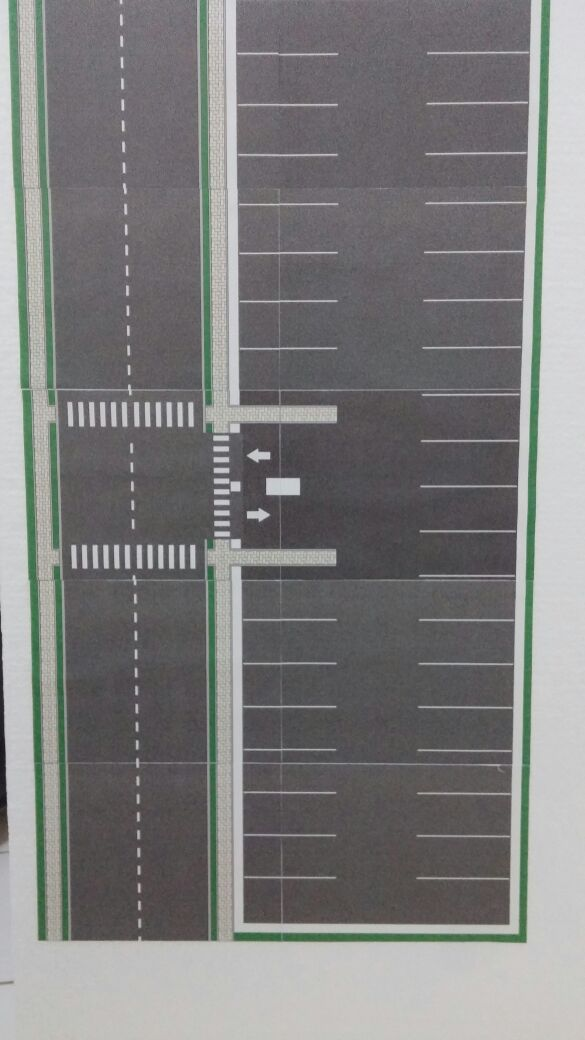
#> input picture test/identifier.jpg, 585 x 1040 px
$ python detecting_parking_lot_by_opencv.py identifier.jpg haarcascade_frontalface_default.xml   (older library calls are emulated)
#> lines starting #> are read from the running program, lines starting #| are printed output that depends on the picture; after the words box and inside, x2 and y2 are one past the last pixel; in counts of white or black regions, pixels touching at a corner belong together
"""
Source:
https://stackoverflow.com/questions/34959455/detect-parking-lot-by-opencv
"""

from __future__ import division
from collections import defaultdict
from collections import OrderedDict
from cv2 import line
import cv2
from matplotlib import pyplot as plt
from networkx.algorithms import swap
from numpy import mat
from skimage.exposure import exposure
import numpy as np
import imutils
from numpy.core.defchararray import rindex
import sys

def line(p1, p2):
    A = (p1[1] - p2[1])
    B = (p2[0] - p1[0])
    C = (p1[0]*p2[1] - p2[0]*p1[1])
    return A, B, -C

def intersection(L1, L2):
    D  = L1[0] * L2[1] - L1[1] * L2[0]
    Dx = L1[2] * L2[1] - L1[1] * L2[2]
    Dy = L1[0] * L2[2] - L1[2] * L2[0]
    if D != 0:
        x = Dx / D
        y = Dy / D
        return x,y
    else:
        return False

def comupteIntersect(hline,vline):
    hx1=hline[0];hy1=hline[1];hx2=hline[2];hy2=hline[3];
    vx3=vline[0];vy3=vline[1];vx4=vline[2];vy4=vline[3];


    return 0;

input = sys.argv[1]

#  CascadeClassifier class to detect objects. cas1.xml will have the trained data
face_cascade = cv2.CascadeClassifier(sys.argv[2])

print(sys.argv[1],sys.argv[2])
# im will have the input in image format
im = cv2.imread(input)
#> im is the input picture: shape (1040, 585, 3); mean B, G, R 125.6, 125.7, 125.8
im2=im

cv2.waitKey(0)

# cvtColor Converts an image from one color space to another.
gray=cv2.cvtColor(im,cv2.COLOR_BGR2GRAY)
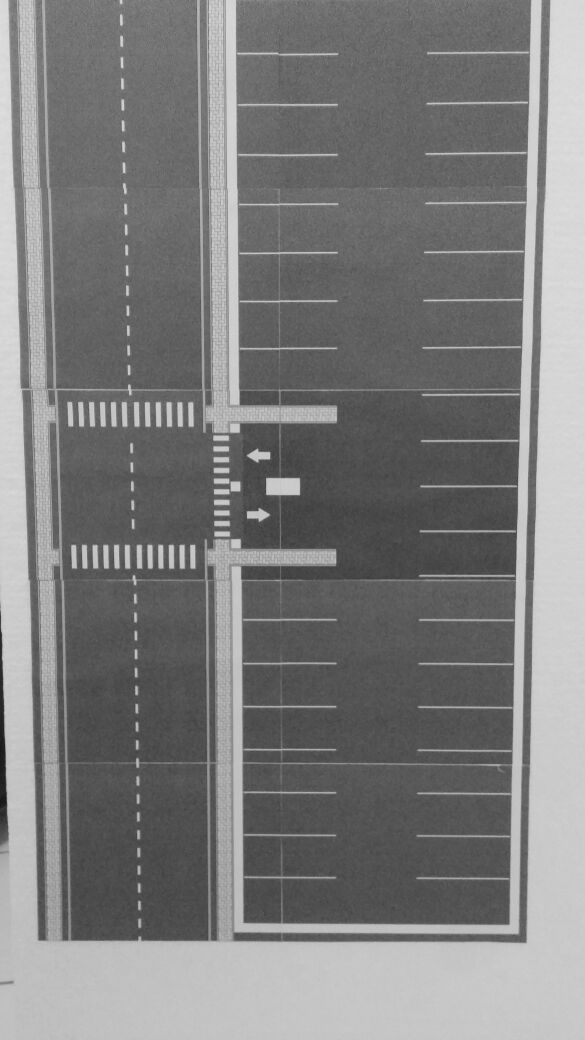
#> gray: shape (1040, 585); min 18, max 223, mean 125.7
# apply diverse linear filters to smooth images using GaussianBlur
blur = cv2.GaussianBlur(gray,(5,15),0)
# apply segmentation
# Application example: Separate out regions of an image corresponding to objects which we want to analyze. This separation is based on the variation of intensity between the object pixels and the background pixels.
# To differentiate the pixels we are interested in from the rest (which will eventually be rejected), we perform a comparison of each pixel intensity value with respect to a threshold (determined according to the problem to solve).
# Once we have separated properly the important pixels, we can set them with a determined value to identify them (i.e. we can assign them a value of 0 (black), 255 (white) or any value that suits your needs).

ret3,th3 = cv2.threshold(blur,0,255,cv2.THRESH_BINARY+cv2.THRESH_OTSU)
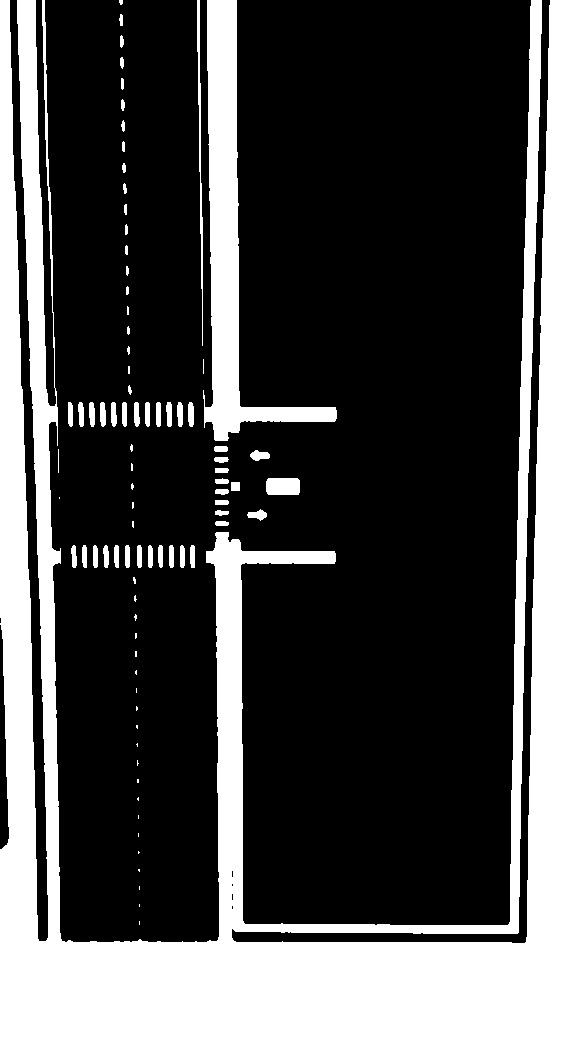
#> th3: shape (1040, 585); 30.2% white; 87 white regions (30 under 20 px)
#> ret3 = 144

# Contours can be explained simply as a curve joining all the continuous points (along the boundary), having same color or intensity. The contours are a useful tool for shape analysis and object detection and recognition.
#
# For better accuracy, use binary images. So before finding contours, apply threshold or canny edge detection.
# findContours function modifies the source image. So if you want source image even after finding contours, already store it to some other variables.
# In OpenCV, finding contours is like finding white object from black background. So remember, object to be found should be white and background should be black.
_, contours, hierarchy = cv2.findContours(th3,cv2.RETR_TREE,cv2.CHAIN_APPROX_SIMPLE)
#> contours = 91 contours, 44 with area under 20; largest, box (x1, y1, x2, y2) and area: (0, 0, 585, 1040) 158357, (203, 0, 337, 441) 13390, (266, 478, 300, 495) 518, (197, 0, 203, 346) 368, (250, 450, 270, 461) 126

# by here skeleton would have been drawn

#to draw the contour in the image enable the below line
#img = cv2.drawContours(im, contours, -1, (0,255,0), 1)
idx =0
crop_rect= 0
for cnt in contours:
    x,y,w,h = cv2.boundingRect(cnt)
    print('x, y, w, h', x, y, w, h)
    if w-x>900 and h-y>100:
        roi=im[y:y+h,x:x+w]
        crop_rect=im[y:y+h,x:x+w]
        #cv2.imshow('crop_rect',crop_rect)
        #cv2.waitKey(0)
        idx+=1
        cv2.imwrite('crp_contour'+str(idx) + '.jpg', crop_rect)
#> this loop made 91 passes
#> (x, y, w, h) on passes 10, 18, 19, 20, 21, 22, 23, 24, 25, 26, 27, 28: (137, 760, 2, 6), (134, 614, 3, 7), (134, 595, 3, 7), (133, 577, 3, 7), (190, 545, 5, 23), (180, 545, 5, 23), (169, 545, 5, 23), (158, 545, 5, 23), (148, 545, 5, 23), (137, 545, 5, 23), (125, 545, 5, 23), (114, 545, 5, 23)
#> (cnt, x, y, w, h) on passes 1 to 6: ([[139, 921], [139, 924]], 139, 921, 1, 4), ([[139, 904], [139, 906]], 139, 904, 1, 3), ([[139, 886], [139, 889]], 139, 886, 1, 4), ([[138, 869], [138, 870], [139, 871], [139, 869]], 138, 869, 2, 3), ([[138, 851], [138, 853], [139, 852]], 138, 851, 2, 3), ([[138, 833], [138, 836]], 138, 833, 1, 4)
#| x, y, w, h 139 921 1 4
#| x, y, w, h 139 904 1 3
#| x, y, w, h 139 886 1 4
#| x, y, w, h 138 869 2 3
#| x, y, w, h 138 851 2 3
#| x, y, w, h 138 833 1 4
#| x, y, w, h 138 815 1 4
#| x, y, w, h 137 797 2 4
#> (further printed lines are left out)
#> after the loop, idx = 0

"""if crop_rect == 0:
    im4=im
    im3=im

    gray=cv2.cvtColor(im,cv2.COLOR_BGR2GRAY)
    blur = cv2.GaussianBlur(gray,(5,15),0)
    ret3,th3 = cv2.threshold(blur,0,255,cv2.THRESH_BINARY+cv2.THRESH_OTSU)
    _, contours, hierarchy = cv2.findContours(th3,cv2.RETR_EXTERNAL,cv2.CHAIN_APPROX_SIMPLE)

    rect=None
"""
#else:
im4=crop_rect
im3=crop_rect

#> (the run stopped early here; a loop or call above may not have finished)
